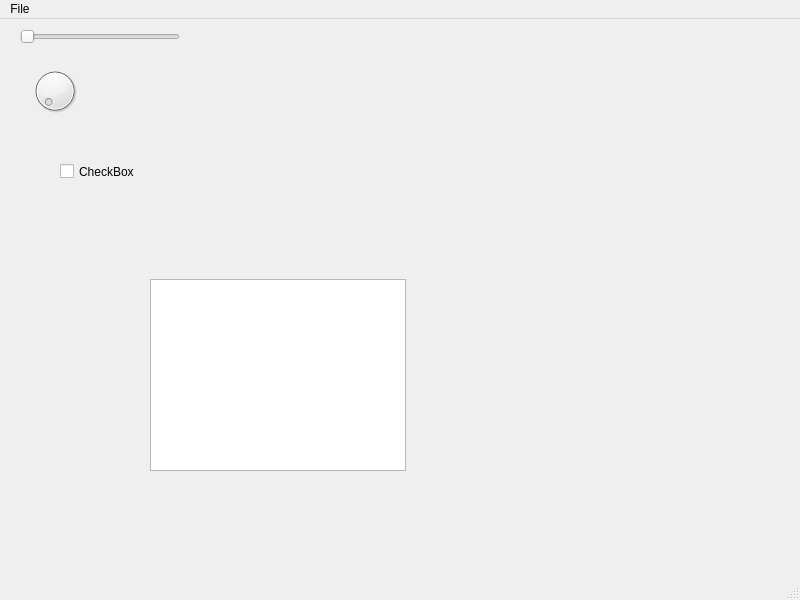
<?xml version="1.0" encoding="UTF-8"?>
<ui version="4.0">
 <class>MainWindow</class>
 <widget class="QMainWindow" name="MainWindow">
  <property name="geometry">
   <rect>
    <x>0</x>
    <y>0</y>
    <width>800</width>
    <height>600</height>
   </rect>
  </property>
  <property name="windowTitle">
   <string>MainWindow</string>
  </property>
  <widget class="QWidget" name="centralwidget">
   <widget class="QSlider" name="horizontalSlider">
    <property name="geometry">
     <rect>
      <x>20</x>
      <y>10</y>
      <width>160</width>
      <height>16</height>
     </rect>
    </property>
    <property name="orientation">
     <enum>Qt::Horizontal</enum>
    </property>
   </widget>
   <widget class="QDial" name="dial">
    <property name="geometry">
     <rect>
      <x>30</x>
      <y>40</y>
      <width>50</width>
      <height>64</height>
     </rect>
    </property>
   </widget>
   <widget class="QCheckBox" name="checkBox">
    <property name="geometry">
     <rect>
      <x>60</x>
      <y>140</y>
      <width>92</width>
      <height>25</height>
     </rect>
    </property>
    <property name="text">
     <string>CheckBox</string>
    </property>
   </widget>
   <widget class="QTableWidget" name="tableWidget">
    <property name="geometry">
     <rect>
      <x>150</x>
      <y>260</y>
      <width>256</width>
      <height>192</height>
     </rect>
    </property>
   </widget>
  </widget>
  <widget class="QMenuBar" name="menubar">
   <property name="geometry">
    <rect>
     <x>0</x>
     <y>0</y>
     <width>800</width>
     <height>24</height>
    </rect>
   </property>
   <widget class="QMenu" name="menuFile">
    <property name="title">
     <string>File</string>
    </property>
   </widget>
   <addaction name="menuFile"/>
  </widget>
  <widget class="QStatusBar" name="statusbar"/>
 </widget>
 <resources/>
 <connections/>
</ui>
